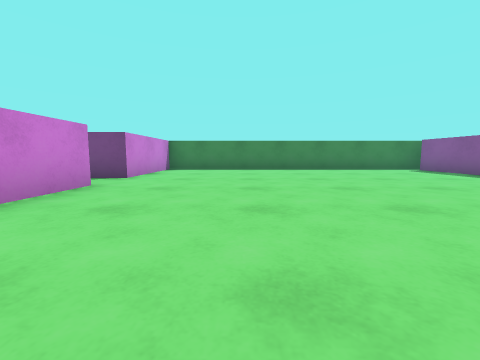
[1] (above)

24 first-person views from a walk through a scene from a Unity 3-D project. The camera is 0.51 m above the floor, tilts 6° down and sees 90° across. The floor is counted in squares, 1 m on a side. Each view is taken from the middle of a square. On the plan, view 1 faces up. The plan holds only what a view shows up to about 9 squares ahead; the rest is blank. The place goes on beyond the plan. The player is left out.

[2]
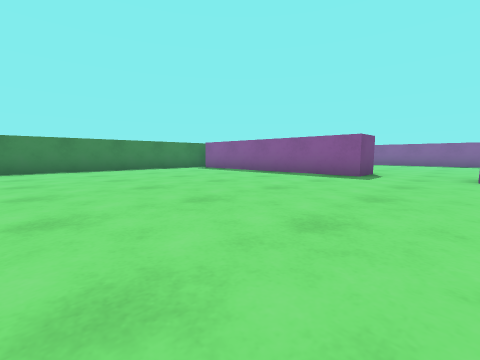

[3]
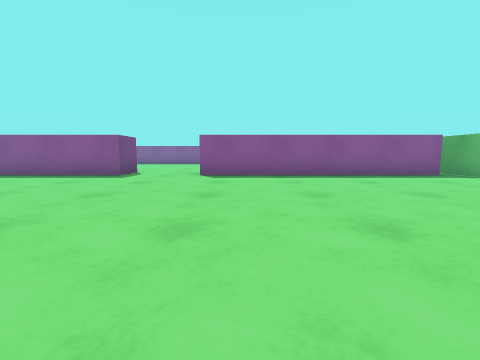

[4]
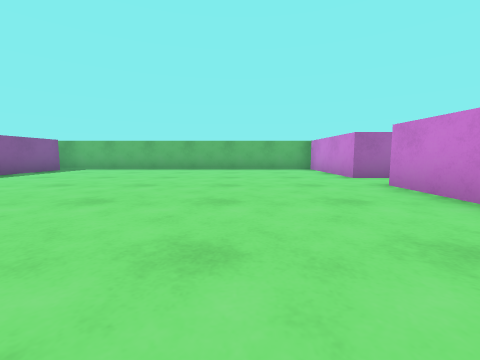

[5]
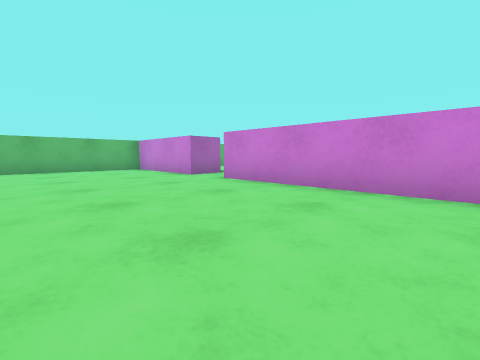

[6]
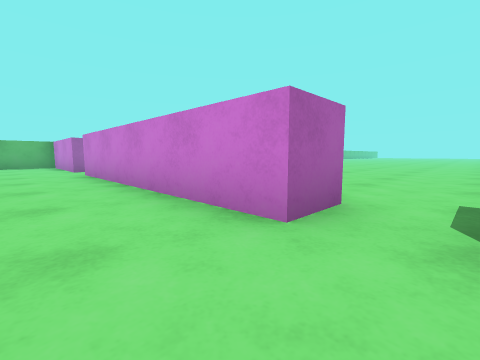

[7]
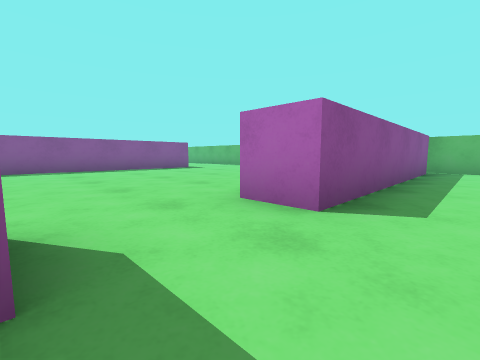

[8]
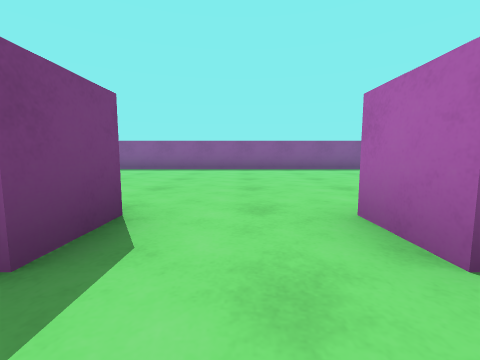

[9]
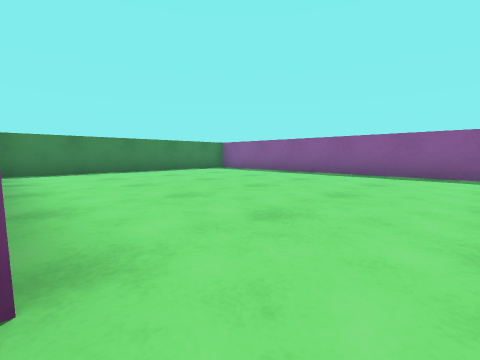

[10]
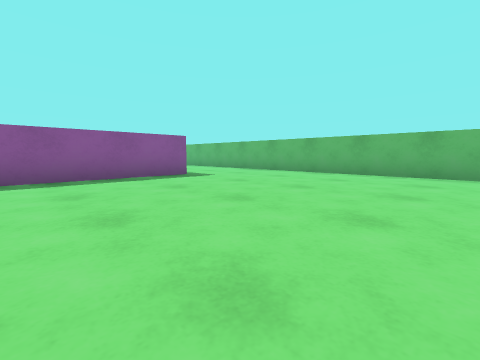

[11]
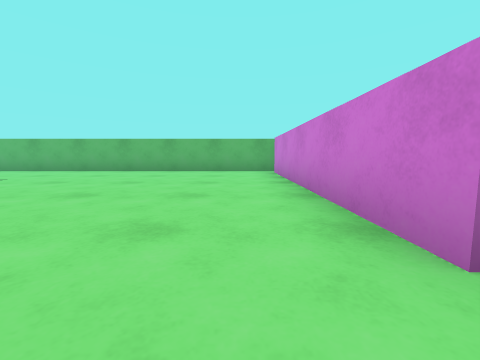

[12]
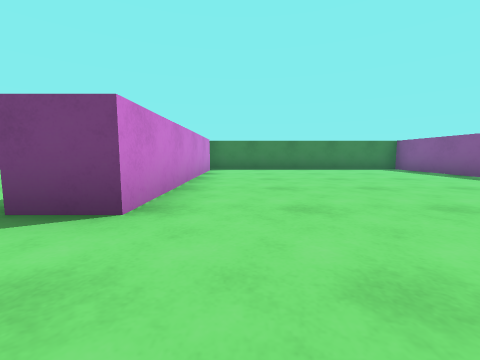

[13]
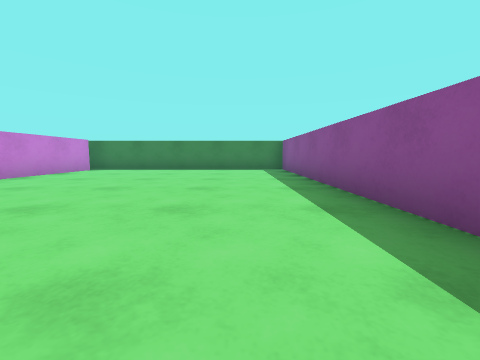

[14]
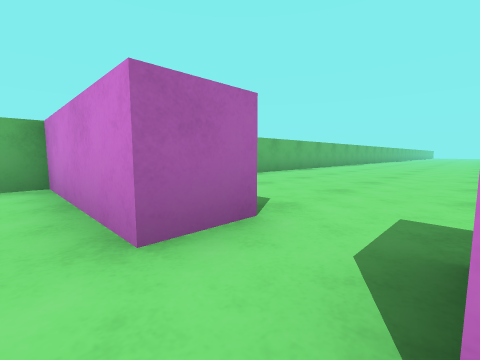

[15]
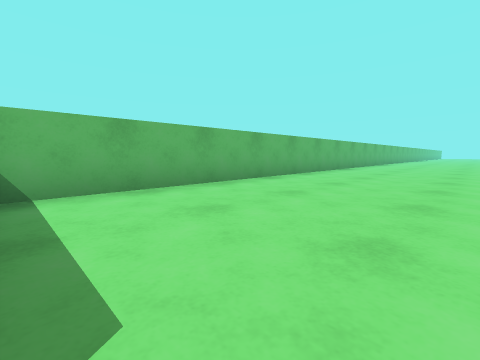

[16]
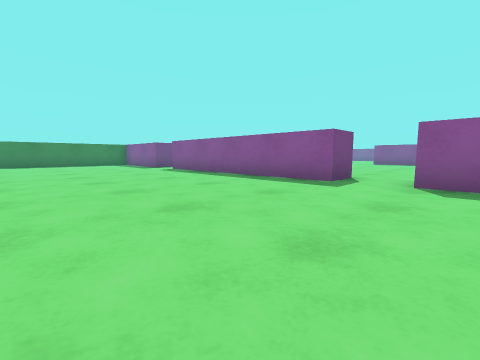

[17]
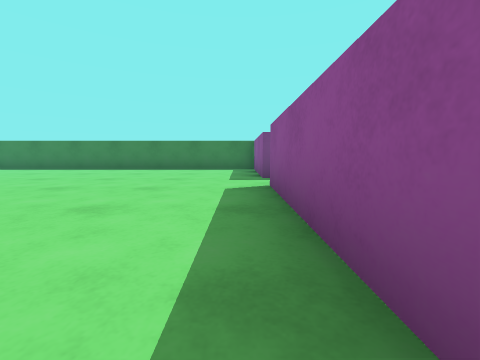

[18]
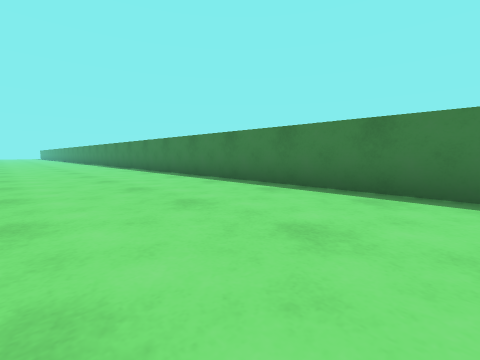

[19]
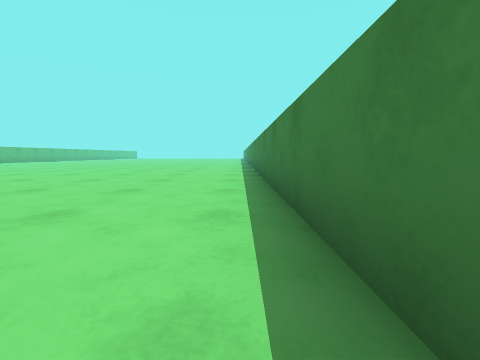

[20]
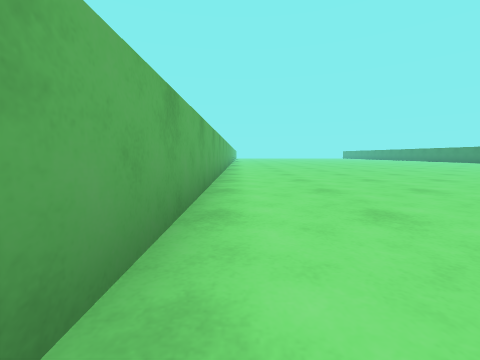

[21]
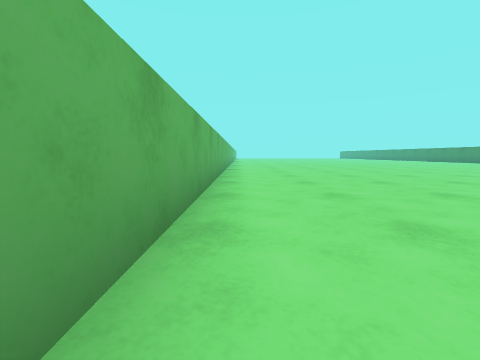

[22]
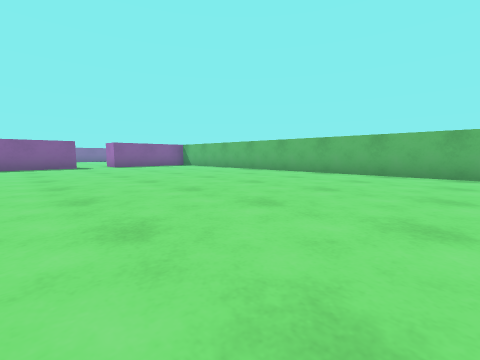

[23]
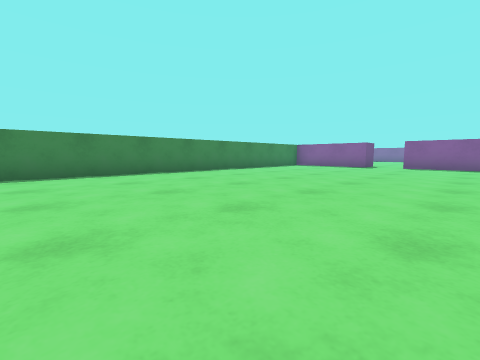

[24]
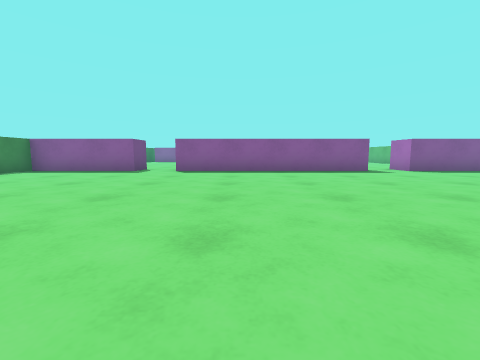

### Floor plan
Points are (right, up) in squares from view 1. A wall is a line through its corners. A room is listed if a view was taken in it or the views show most of it. See-through windows are left out.
Room 1 (views 1, 2, 3, 4, 5, 6, 7, 8, 9, 14)
walls: (7, 2) (6, 2) (6, 8); (-2.5, 4) (-2.5, -2); (-2.5, -3.3) (-2.5, -6.5) (6.5, -6.5); (6, -6.1) (6, 0) (7, 0); (6.5, 8.5) (-2.5, 8.5) (-2.5, 5.3)
ways out: opening at (6.5, 1) to room 2; opening at (-3, -3) to room 3; opening at (-3, 4.5) to room 3
Room 2 (views 10, 11, 12, 13)
walls: (7, 0) (7, -6); (13.5, -3.6) (13.5, 8.5) (6.5, 8.5); (7, 8) (7, 2); (6.5, -6.5) (14.5, -6.5)
ways out: opening at (6.5, 1) to room 1
Room 3 (views 15, 16, 17, 18, 19, 20, 21, 22, 23, 24)
walls: (-2.5, -2) (-3.5, -2) (-3.5, 4) (-2.5, 4); (-2.5, 5.3) (-3.5, 5.3) (-3.5, 8.5) (-16.5, 8.5); (-3.5, -5.5) (-3.5, -3.3) (-2.5, -3.3); (-16.2, -6.5) (-3.9, -6.5)
ways out: opening at (-3, -3) to room 1; opening at (-3, 4.5) to room 1

Positions as (right, up) in squares from view 1, and headings:
1: (0, 0), facing up
2: (0, 0), facing up-right
3: (0, -1), facing right
4: (0, 2), facing down
5: (1, 2), facing down-left
6: (-1, 5), facing down-left
7: (5, 2), facing down-right
8: (5, 1), facing right
9: (7, 1), facing up-right
10: (8, 0), facing down-right
11: (8, 1), facing down
12: (8, 0), facing up
13: (12, 0), facing up
14: (-2, -2), facing down-left
15: (-4, -3), facing down-left
16: (-8, -4), facing up-right
17: (-4, 0), facing up
18: (-6, 5), facing up-left
19: (-9, 8), facing left
20: (-9, -6), facing left
21: (-8, -6), facing left
22: (-14, 0), facing down-right
23: (-14, 2), facing up-right
24: (-11, 2), facing right
